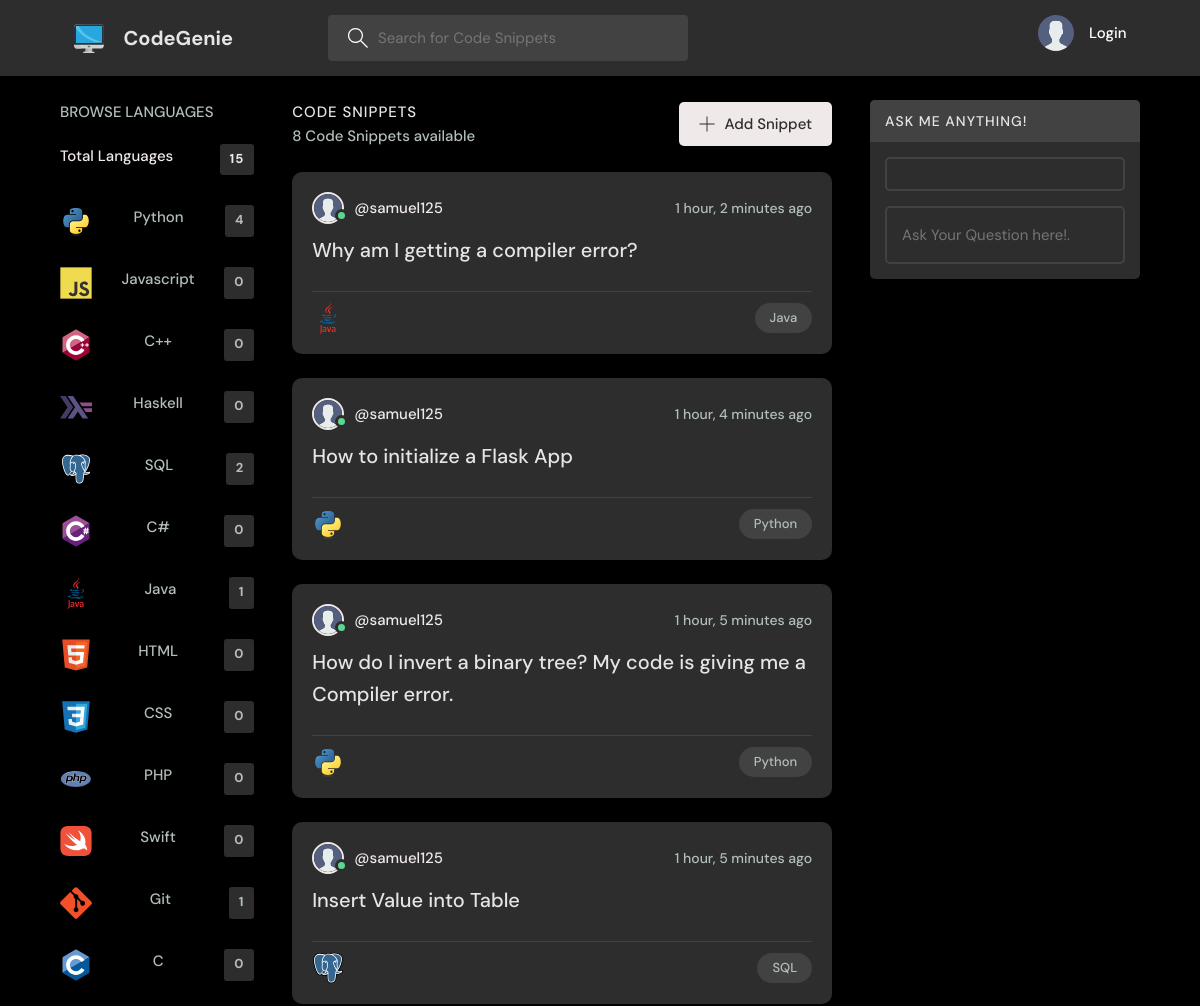
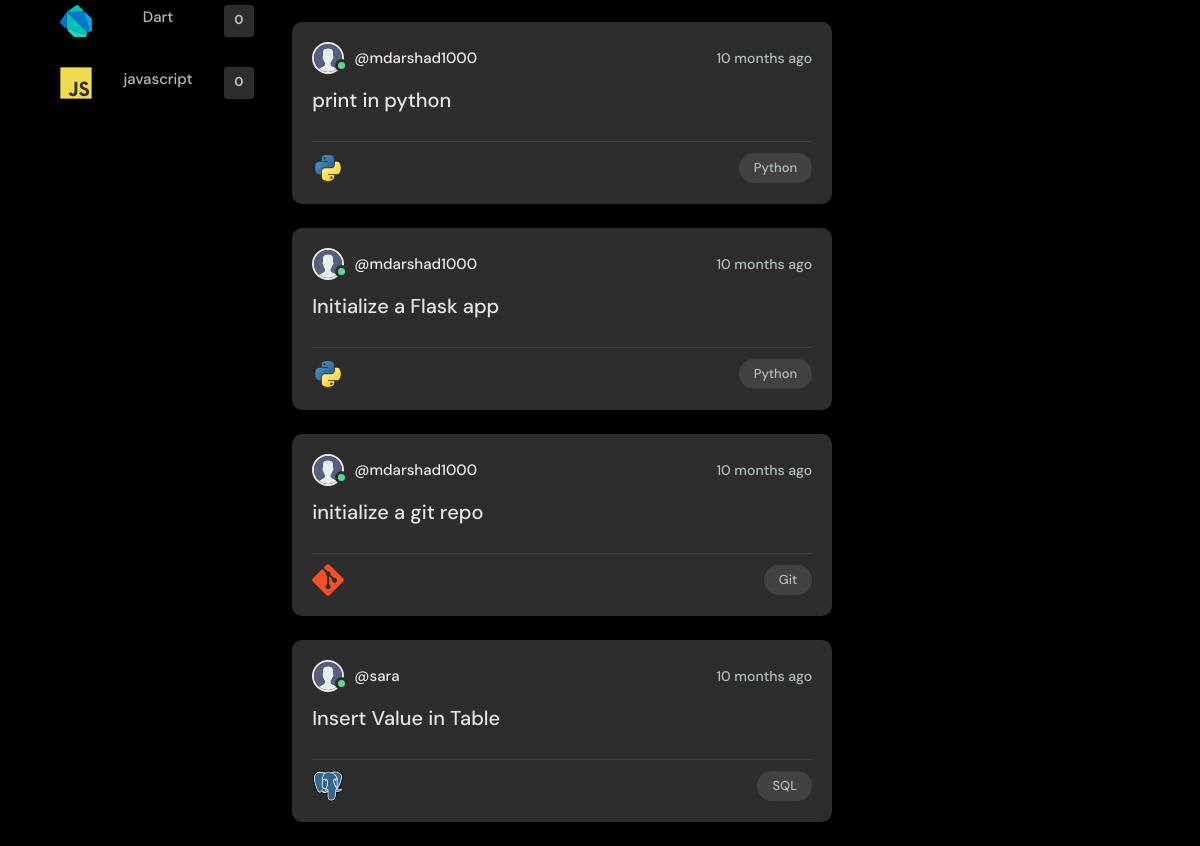
/home/, run on the app's committed database (2 pictures, top to bottom).
### base/models.py (models this page shows, shortened)
class Language(models.Model):
    name = models.CharField(max_length=200, unique=True)
    def __str__(self):
        return self.name

class Snippet(models.Model):
    author = models.ForeignKey(User, on_delete=models.CASCADE, null=True)
    language = models.ForeignKey(Language, on_delete=models.CASCADE, null=True)
    name = models.CharField(max_length=200)
    code = models.TextField(blank=False)
    updated = models.DateTimeField(auto_now=True)
    created = models.DateTimeField(auto_now_add=True)
    class Meta:
        ordering = ['-updated', '-created']

class User(AbstractUser):
    name = models.CharField(max_length=200, null=True)
    email = models.EmailField(unique=True, null=True)
    USERNAME_FIELD = 'email'
    REQUIRED_FIELDS = []

### base/views.py (the view)
# urls.py: path('home/', views.home, name='home'),
def home(request):
    q = request.GET.get('q') if request.GET.get('q') != None else ''
    snippets = Snippet.objects.filter(Q(language__name__icontains=q) |
                                  Q(name__icontains=q) |
                                  Q(code__icontains=q)
    )
    languages = Language.objects.all()
    if request.GET.get('res') != None:
        res = request.GET.get('res')
        reply = openai.Completion.create(
        model="text-davinci-003",
        prompt=f"You are a chatbot who only answers questions about coding, computer science, AI, software development, Information Technology and closely related fields and don't entertain other questions. Answer the following question:\n\n{res}?",
        temperature=0.3,
        max_tokens=60,
        top_p=1,
        frequency_penalty=0.5,
        presence_penalty=0,
        stop=["You:"]
        )
        final_answer = reply["choices"][0]["text"].lstrip()
        context = {'snippets':snippets, 'languages':languages,
        'reply':reply, 'final_answer':final_answer, 'res':res}
        return render(request, 'base/home.html', context)
    else:
        context = {'snippets':snippets, 'languages':languages}
        return render(request, 'base/home.html', context)

### base/templates/base/home.html (shortened to what this page needs)
{% extends 'main.html' %}
{% block content %}
<main class="layout layout--3">
  <div class="container">
    {% include 'base/language_component.html' %}
    <div class="roomList">
      <div class="roomList__header">
        <div>
          <h2>Code Snippets</h2>
          <p>{{snippets.count}} Code Snippets available</p>
        </div>
        <a class="btn btn--main" href="{% url 'create-snippet' %}">
          <svg version="1.1" xmlns="http://www.w3.org/2000/svg" width="32" height="32" viewBox="0 0 32 32">
            <title>add</title>
            <path
              d="M16.943 0.943h-1.885v14.115h-14.115v1.885h14.115v14.115h1.885v-14.115h14.115v-1.885h-14.115v-14.115z">
            </path>
          </svg>
          Add Snippet
        </a>
      </div>
      {% include 'base/feed_component.html' %}
    </div>
     {% include 'base/chat.html' %}
  </div>
</main>
{% endblock content %}

### base/templates/base/language_component.html
{% load static %}
<div class="topics">
    <div class="topics__header">
      <h2>Browse Languages</h2>
    </div>
    <ul class="topics__list">
      <li>
        <a href="{% url 'home' %}" class="active">Total Languages <span>{{languages.count}}</span></a>
      </li>
      {% for language in languages %}
      <li>
        <a href="{% url 'home' %}?q={{language.name|urlencode}}"><img src ="{% static 'images/' %}{{language.name|urlencode|lower}}.svg" style="width: 32px; height:32 px;">{{language}} <span>{{language.snippet_set.count}}</span></a>
      </li>
      {% endfor %}
    </ul>
  </div>

### base/templates/base/feed_component.html
{% load static %}
{% for snippet in snippets %}
<div class="roomListRoom">
  <div class="roomListRoom__header">
    <a href="" class="roomListRoom__author">
      <div class="avatar avatar--small active">
        <img src="{% static 'images/avatar.svg' %}"/>
      </div>
      <span>@{{snippet.author.username}}</span>
    </a>
    <div class="roomListRoom__actions">
      <span>{{snippet.created|timesince}} ago</span>
    </div>
  </div>
  <div class="roomListRoom__content">
    <a href="{% url 'snippet' snippet.id %}">{{snippet.name}} </a>
  </div>
  <div class="roomListRoom__meta">
    <a href="" class="roomListRoom__joined">
      <img src ="{% static 'images/' %}{{snippet.language.name|urlencode|lower}}.svg" style="width: 32px; height:32 px;">
    </a>
    <p class="roomListRoom__topic">{{snippet.language}}</p>
  </div>
</div>
{% endfor %}

### static/styles/style.css (style rules this page uses)
:root { --color-main: rgb(240, 233, 233); --color-main-light: #e1f6fb; --color-dark: #2d2d2d; --color-dark-medium: #424242; --color-dark-light: #424242; --color-light: #e5e5e5; --color-gray: #ffffff; --color-light-gray: #b2bdbd; --color-bg: rgb(0, 0, 0); --color-success: #5dd693; --color-error: #fc4b0b; }
* { font-family: "DM Sans", -apple-system, BlinkMacSystemFont, "Segoe UI", Roboto, Oxygen, Ubuntu, Cantarell, "Open Sans", "Helvetica Neue", sans-serif; margin: 0; padding: 0; box-sizing: border-box; text-rendering: optimizeLegibility; font-size: inherit; }
html { font-size: 56.25%; }
@media only screen and (min-width: 1200px) { html { font-size: 62.5%; } }
body { line-height: 1.6; font-weight: 400; font-size: 1.5rem; color: var(--color-light-gray); background-color: var(--color-bg); min-height: 100vh; }
img { width: 100%; }
a { display: inline-block; color: var(--color-main); text-decoration: none; }
.container { max-width: 120rem; width: 90%; margin: auto; }
.btn { background-color: transparent; border: none; display: inline-flex; align-items: center; gap: 1rem; cursor: pointer; transition: all ease-in-out 0.3s; padding: 1rem 2rem; border-radius: 5px; box-shadow: 1px 1px 3px 1px rgba(0, 0, 0, 0.15); font-weight: 500; }
.btn--main { background-color: var(--color-main); color: var(--color-dark); }
.btn > svg { fill: currentColor; width: 1.6rem; height: 1.6rem; }
.avatar { position: relative; display: inline-block; border-radius: 50%; border: 2px solid var(--color-main); }
.avatar img { display: block; border-radius: 50%; object-fit: cover; object-position: center; }
.avatar::after { content: ""; display: block; position: absolute; background-color: var(--color-gray); z-index: 111; border-radius: 50%; border: 0.3rem solid var(--color-dark); }
.avatar.active::after { background-color: var(--color-success); }
.avatar.avatar--small img { width: 2.8rem; height: 2.8rem; }
.avatar.avatar--small:after { width: 0.7rem; height: 0.7rem; bottom: 0px; right: -6px; }
.layout { margin-top: 2.4rem; }
.layout > .container { display: flex; justify-content: space-between; align-items: flex-start; }
.layout--3 > .container > div:first-child { flex-basis: 18%; max-width: 22.5rem; }
.layout--3 > .container > div:nth-child(2) { flex-basis: 50%; }
.topics__header { margin-bottom: 2rem; }
.topics__header h2 { text-transform: uppercase; font-weight: 500; }
.topics__list { list-style: none; }
.topics__list li a { display: flex; justify-content: space-between; margin-bottom: 3rem; font-weight: 500; color: var(--color-light-gray); transition: all 0.3s ease-in-out; }
.topics__list li a.active, .topics__list li a:hover { color: var(--color-main); }
.topics__list li a span { padding: 0.5rem 1rem; background-color: var(--color-dark); border-radius: 3px; font-size: 1.3rem; font-weight: 700; letter-spacing: 1px; }
.roomList__header { display: flex; justify-content: space-between; align-items: center; margin-bottom: 2.4rem; }
.roomList__header h2 { text-transform: uppercase; font-weight: 500; color: var(--color-light); letter-spacing: 1px; }
.roomList__header p { font-weight: 500; }
.roomListRoom { margin-bottom: 2.4rem; background-color: var(--color-dark); border-radius: 1rem; padding: 2rem; }
.roomListRoom__header { display: flex; justify-content: space-between; align-items: center; }
.roomListRoom__author { font-weight: 500; display: flex; align-items: center; gap: 1rem; }
.roomListRoom__actions { display: flex; align-items: flex-start; gap: 1rem; position: relative; }
.roomListRoom__actions span { font-size: 1.4rem; font-weight: 500; }
.roomListRoom__content { margin: 1rem 0; }
.roomListRoom__content a { font-size: 2rem; font-weight: 500; margin-bottom: 1.5rem; color: var(--color-light); transition: all 0.3s ease-in-out; }
.roomListRoom__meta { border-top: 1px solid var(--color-dark-medium); padding-top: 1rem; display: flex; align-items: center; justify-content: space-between; }
.roomListRoom__joined { color: var(--color-light-gray); display: flex; align-items: center; gap: 1rem; font-size: 1.4rem; font-weight: 500; }
.roomListRoom__topic { padding: 5px 1.5rem; background-color: var(--color-dark-medium); border-radius: 5rem; font-weight: 500; font-size: 1.3rem; }

### base/templates/base/home.html (style rules this page uses)
body { font-family: Arial, Helvetica, sans-serif; }
* { box-sizing: border-box; }

### data on the page
Language: shows a picture, name "Python", snippet_set.count "4"
Language: name "Javascript", snippet_set.count "0"
Language: shows a picture, name "C++", snippet_set.count "0"
Language: shows a picture, name "Haskell", snippet_set.count "0"
Language: shows a picture, name "SQL", snippet_set.count "2"
Language: shows a picture, name "C#", snippet_set.count "0"
Language: shows a picture, name "Java", snippet_set.count "1"
Language: shows a picture, name "HTML", snippet_set.count "0"
Language: shows a picture, name "CSS", snippet_set.count "0"
Language: shows a picture, name "PHP", snippet_set.count "0"
Language: shows a picture, name "Swift", snippet_set.count "0"
Language: shows a picture, name "Git", snippet_set.count "1"
Language: shows a picture, name "C", snippet_set.count "0"
Language: shows a picture, name "Dart", snippet_set.count "0"
Language: name|urlencode (picture), name "javascript", snippet_set.count "0"
Snippet: author.username "samuel125", created "1 hour, 2 minutes", name "Why am I getting a compiler error?", shows a picture, language "Java"
Snippet: author.username "samuel125", created "1 hour, 4 minutes", name "How to initialize a Flask App", language "Python"
Snippet: author.username "samuel125", created "1 hour, 5 minutes", name "How do I invert a binary tree? My code is giving me a Compiler error.", language "Python"
Snippet: author.username "samuel125", created "1 hour, 5 minutes", name "Insert Value into Table", language "SQL"
Snippet: author.username "mdarshad1000", created "10 months", name "print in python", language "Python"
Snippet: author.username "mdarshad1000", created "10 months", name "Initialize a Flask app", language "Python"
Snippet: author.username "mdarshad1000", created "10 months", name "initialize a git repo", shows a picture, language "Git"
Snippet: author.username "sara", created "10 months", name "Insert Value in Table", language "SQL"

### other printed values
{{ languages.count }} "15"
{{ snippets.count }} "8"
